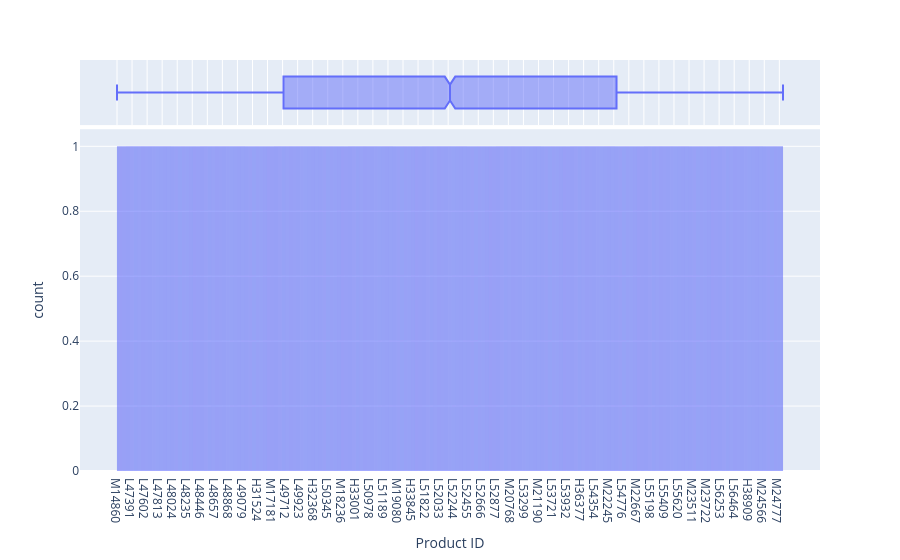

Source (notebook cell):
### Code cell
#Histogram of Product ID with marginal box
px.histogram(ai,x='Product ID',marginal='box')

### Figure 1 — Plotly figure (JSON) as saved in the notebook; plotly's stock layout.template omitted (floating-point values rounded to 4 significant figures; data arrays with more than 128 entries replaced by an {"elided": "..."} marker saying what was removed)
{"data": [{"alignmentgroup": "True", "bingroup": "x", "hovertemplate": "Product ID=%{x}<br>count=%{y}<extra></extra>", "legendgroup": "", "marker": {"color": "#636efa", "pattern": {"shape": ""}}, "name": "", "offsetgroup": "", "orientation": "v", "showlegend": false, "type": "histogram", "x": {"elided": "10000 str values"}, "xaxis": "x", "yaxis": "y"}, {"alignmentgroup": "True", "hovertemplate": "Product ID=%{x}<extra></extra>", "legendgroup": "", "marker": {"color": "#636efa"}, "name": "", "notched": true, "offsetgroup": "", "showlegend": false, "type": "box", "x": {"elided": "10000 str values"}, "xaxis": "x2", "yaxis": "y2"}], "layout": {"barmode": "relative", "legend": {"tracegroupgap": 0}, "margin": {"t": 60}, "xaxis": {"anchor": "y", "domain": [0, 1], "title": {"text": "Product ID"}}, "xaxis2": {"anchor": "y2", "domain": [0, 1], "matches": "x", "showgrid": true, "showticklabels": false}, "yaxis": {"anchor": "x", "domain": [0, 0.8316], "title": {"text": "count"}}, "yaxis2": {"anchor": "x2", "domain": [0.8416, 1], "matches": "y2", "showgrid": false, "showline": false, "showticklabels": false, "ticks": ""}}}
